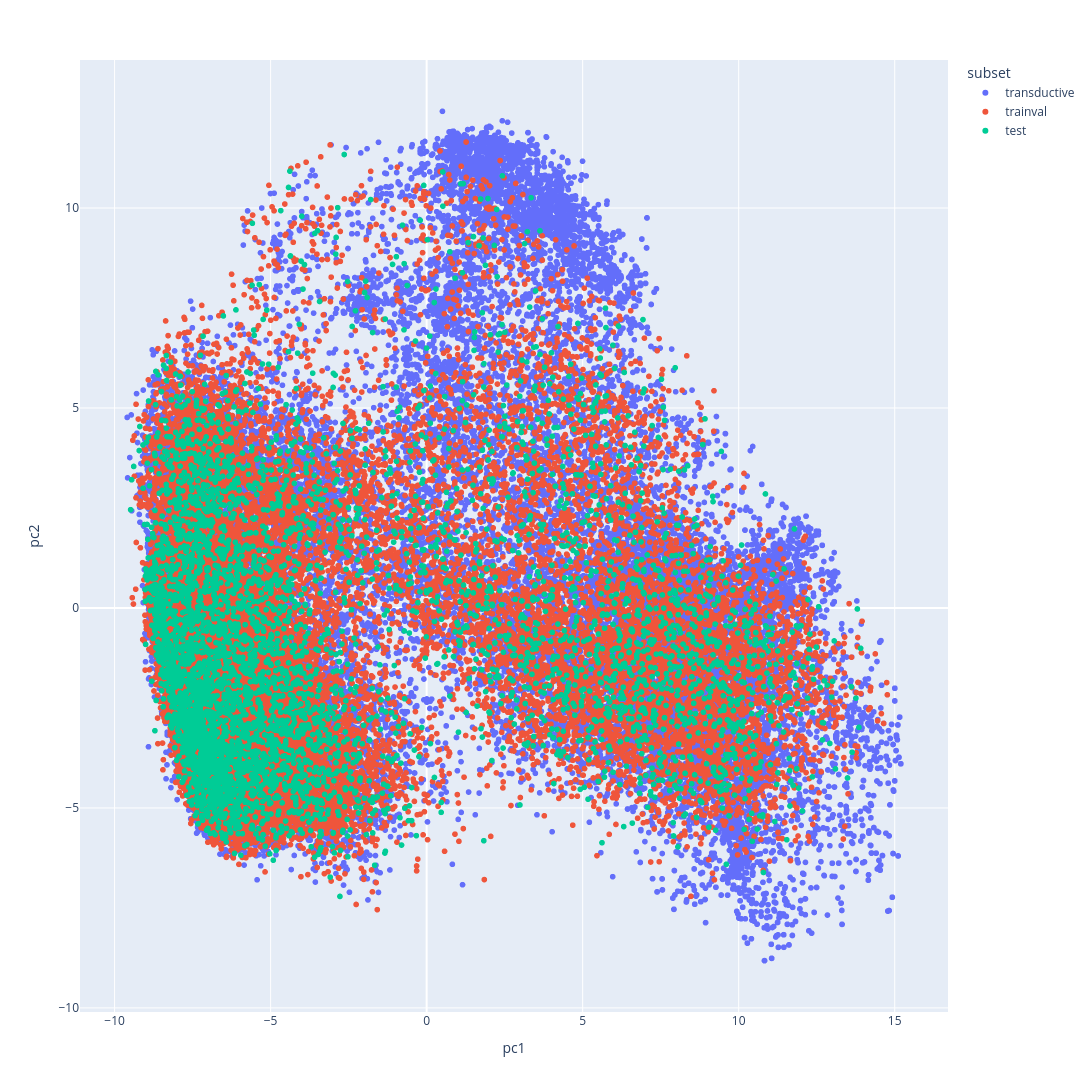

Notebook code cell kept with this figure:
### Code cell
px.scatter(pca_pd, x='pc1', y='pc2', color='subset', width=1200, height=1200)

### Figure 1 — Plotly figure (JSON) as saved in the notebook; plotly's stock layout.template omitted (floating-point values rounded to 4 significant figures; data arrays with more than 128 entries replaced by an {"elided": "..."} marker saying what was removed)
{"data": [{"hovertemplate": "subset=transductive<br>pc1=%{x}<br>pc2=%{y}<extra></extra>", "legendgroup": "transductive", "marker": {"color": "#636efa", "symbol": "circle"}, "mode": "markers", "name": "transductive", "showlegend": true, "type": "scattergl", "x": {"elided": "49390 float values"}, "xaxis": "x", "y": {"elided": "49390 float values"}, "yaxis": "y"}, {"hovertemplate": "subset=trainval<br>pc1=%{x}<br>pc2=%{y}<extra></extra>", "legendgroup": "trainval", "marker": {"color": "#EF553B", "symbol": "circle"}, "mode": "markers", "name": "trainval", "showlegend": true, "type": "scattergl", "x": {"elided": "22484 float values"}, "xaxis": "x", "y": {"elided": "22484 float values"}, "yaxis": "y"}, {"hovertemplate": "subset=test<br>pc1=%{x}<br>pc2=%{y}<extra></extra>", "legendgroup": "test", "marker": {"color": "#00cc96", "symbol": "circle"}, "mode": "markers", "name": "test", "showlegend": true, "type": "scattergl", "x": {"elided": "4953 float values"}, "xaxis": "x", "y": {"elided": "4953 float values"}, "yaxis": "y"}], "layout": {"height": 1200, "legend": {"title": {"text": "subset"}, "tracegroupgap": 0}, "margin": {"t": 60}, "width": 1200, "xaxis": {"anchor": "y", "domain": [0, 1], "title": {"text": "pc1"}}, "yaxis": {"anchor": "x", "domain": [0, 1], "title": {"text": "pc2"}}}}
